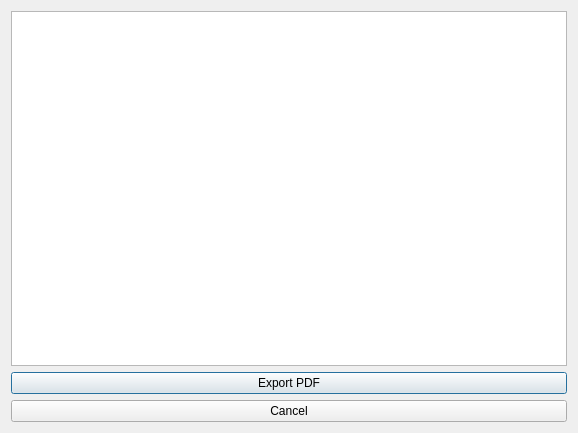
<?xml version="1.0" encoding="UTF-8"?>
<ui version="4.0">
 <class>ExportPDF</class>
 <widget class="QDialog" name="ExportPDF">
  <property name="geometry">
   <rect>
    <x>0</x>
    <y>0</y>
    <width>578</width>
    <height>433</height>
   </rect>
  </property>
  <property name="windowTitle">
   <string>Dialog</string>
  </property>
  <layout class="QHBoxLayout" name="horizontalLayout">
   <item>
    <layout class="QVBoxLayout" name="verticalLayout">
     <item>
      <widget class="QTextEdit" name="textEdit_viewPDF">
       <property name="readOnly">
        <bool>true</bool>
       </property>
       <property name="html">
        <string notr="true">&lt;!DOCTYPE HTML PUBLIC &quot;-//W3C//DTD HTML 4.0//EN&quot; &quot;http://www.w3.org/TR/REC-html40/strict.dtd&quot;&gt;
&lt;html&gt;&lt;head&gt;&lt;meta name=&quot;qrichtext&quot; content=&quot;1&quot; /&gt;&lt;style type=&quot;text/css&quot;&gt;
p, li { white-space: pre-wrap; }
&lt;/style&gt;&lt;/head&gt;&lt;body style=&quot; font-family:'MS Shell Dlg 2'; font-size:7.8pt; font-weight:400; font-style:normal;&quot;&gt;
&lt;p style=&quot;-qt-paragraph-type:empty; margin-top:0px; margin-bottom:0px; margin-left:0px; margin-right:0px; -qt-block-indent:0; text-indent:0px;&quot;&gt;&lt;br /&gt;&lt;/p&gt;&lt;/body&gt;&lt;/html&gt;</string>
       </property>
      </widget>
     </item>
     <item>
      <widget class="QPushButton" name="exportPDF_Button">
       <property name="text">
        <string>Export PDF</string>
       </property>
      </widget>
     </item>
     <item>
      <widget class="QPushButton" name="CancelButton">
       <property name="text">
        <string>Cancel</string>
       </property>
      </widget>
     </item>
    </layout>
   </item>
  </layout>
 </widget>
 <resources/>
 <connections/>
</ui>
